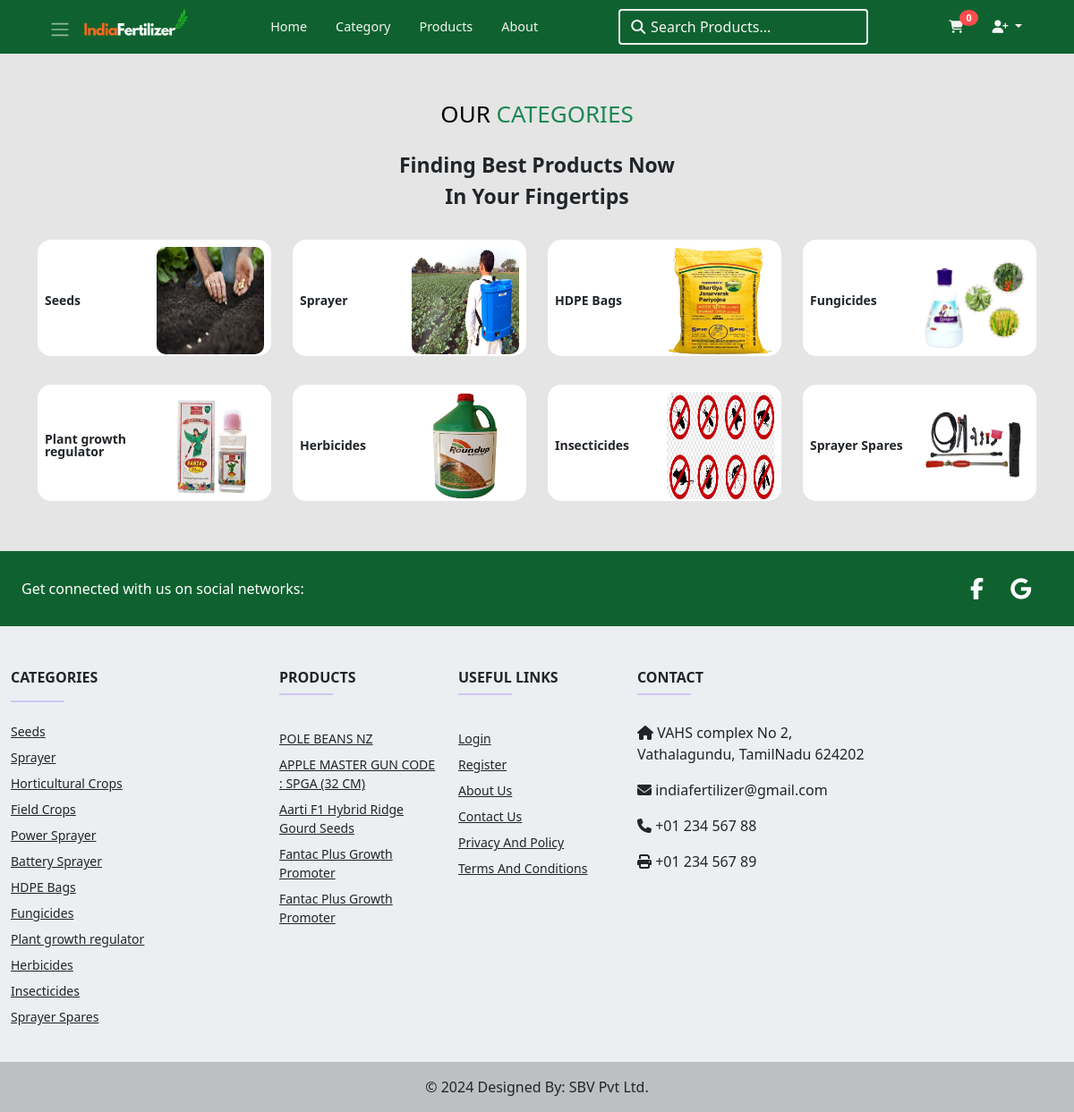
The page /categories on the database its author committed.
### shop/models.py (models this page shows, shortened)
class Category(MPTTModel):
    name = models.CharField(max_length=255)
    image = models.ImageField(upload_to=getFilename)
    parent = TreeForeignKey('self', on_delete=models.CASCADE, null=True, blank=True, related_name='children')
    slug = models.SlugField()
    class MPTTMeta:
        order_insertion_by = ['name']

class Product(models.Model):
    UNIT_CHOICES = [
    ( 'KG', 'KiloGram' ),
    ( 'G', 'Gram' ),
    ( 'MG', 'MilliGram' ),
    ( 'ML', 'MilliLiter' ),
    ( 'L', 'Liter' ),
    ( 'KL', 'KiloLiter' ),
    ]
    name = models.CharField(max_length=255)
    description = models.TextField()
    image = models.ImageField(upload_to=getFilename)
    image1 =models.ImageField(upload_to=getFilename, null=True, blank=True)
    image2 = models.ImageField(upload_to=getFilename, null=True, blank=True)
    weight = models.IntegerField(default=0)
    unit_of_messure = models.CharField(max_length=20, choices=UNIT_CHOICES)
    category = models.ForeignKey(Category, on_delete=models.CASCADE)
    brand = models.ForeignKey(Brand, on_delete=models.CASCADE)
    is_show = models.BooleanField(default=True, help_text='0 = Not show, 1 = Default')
    is_trend = models.BooleanField(default=False, help_text='0 = Default, 1 = Trend')
    view_count = models.PositiveBigIntegerField(default=0, null=True, blank=True)
    stock_qty = models.IntegerField(default=0, blank=True)
    mrp_price = models.DecimalField(default=0.0, max_digits=10, decimal_places=2)
    selling_price =  models.DecimalField(default=0.0, max_digits=10, decimal_places=2, editable=False)
    discount_price = models.DecimalField(default=0.0, max_digits=10, decimal_places=2, editable=False)
    demo_url = models.URLField(null=True, blank=True)
    recommandation = models.TextField(null=True, blank=True)
    benifits_and_features = models.TextField(null=True, blank=True)
    discount_percentage = models.IntegerField(default=0)
    created_at = models.DateTimeField(auto_now_add=True)
    updated_at = models.DateTimeField(auto_now=True)
    slug = models.SlugField()

### shop/views.py (the view)
# urls.py: path('categories', views.categories,name='categories'),
def categories(request, category_slug=None):
    context = get_context_data(request.user)
    categories = Category.objects.filter(parent=None)
    if category_slug:
        categories = Category.objects.get(slug=category_slug)
        categories = categories.get_children()
        if not categories:
            return redirect('products', category_slug)
    context['categories'] = categories
    return render(request, "shop/categories.html",context=context)

### shop/context_processors.py (called while the page is built)
def cart_count(request):
    if request.user.is_authenticated:
        cart_count = 0
    else:
        cart_count = 0
    return {'cart_count': cart_count}

def global_footer_context(request):
    category_list = Category.objects.all()
    return {'category_list': category_list}

def global_product_context(request):
    filtered_products = Product.objects.filter(is_show=1).order_by('?')[:5]
    cache.set('random_products', filtered_products, 300)
    return {'filtered_products': filtered_products}

### shop/views.py (called while the page is built)
def get_context_data(user=None):
    context = {
        'website_name' : 'indian fertilizer',
        'header' : True,
        'footer' : True,
        'cart_products' : None,
        'cart_count' : 0,
        'cart_product_slugs' : set()
    }
    if user.is_authenticated:
        cart_products = Cart.objects.filter(user=user)
        context['cart_products'] = cart_products
        context['cart_product_slugs'] = set(context['cart_products'].values_list('product__slug', flat=True))
        context['cart_count'] = cart_products.count()
    return context

### templates/shop/categories.html (shortened to what this page needs)
{% extends 'layouts/main.html' %}
{% load static %}
{% block styles %}
<link rel="stylesheet" href="{% static 'css/category.css' %}">
{% endblock styles %}
{% block content %}
{% include 'inc/category.html' %}
{% endblock %}

### templates/inc/category.html (shortened to what this page needs)
<div class="container mb-5" style="margin-top: 7rem; ">
    <div class=" d-flex justify-content-center align-items-center mt-5">
        <h4 class="about-heading">
            Our <b class="text-uppercase text-success">Categories</b>
        </h4>
    </div>
    <div class="d-flex justify-content-center mt-3"> <span class="text text-center">
        Finding Best Products Now<br> In Your Fingertips</span>
    </div>
    <div class="row mt-2 g-4 animate__animated animate__slideInLeft">
        {% for category in categories %}
        <div class="col-md-4 col-lg-3 card-boxing"
            onclick="redirect(`{% url 'categories' category.slug %}`)">
            <div class="card  p-0 mb-2">
                <a   href="#" class="text-decoration-none text-dark">
                    <div class="d-flex justify-content-between align-items-center p-2">
                        <div class="flex-column lh-1 imagename">
                            <span>{{category.name}}</span>
                        </div>
                        <div>
                            {% if category.image %}
                            <img src="{{category.image.url}}" alt="" height="120" width="120" />
                            {% endif %}
                        </div>
                    </div>
                </a>
            </div>
        </div>
        {% endfor %}
    </div>
</div>

### templates/inc/footer.html (shortened to what this page needs)
{% load static %}
<footer class=" text-lg-start text-dark mt-3" style="background-color: #eceff1">
  <section class="d-flex justify-content-between align-items-center p-4 footer-social ">
    <div class="me-5">
      <span class="text-white">Get connected with us on social networks:</span>
    </div>
    <div class="socio">
      <a href="#" class="text-white me-4 text-decoration-none">
        <i class="fab fa-facebook-f"></i>
      </a>
      <a href="#" class="text-white me-4 text-decoration-none">
        <i class="fab fa-google"></i>
      </a>
    </div>
  </section>
  <section class="section-links">
    <div class="container-fluid text-center text-md-start mt-5">
      <div class="row mt-3 text-center text-md-start">
        <div class="col-12 col-md-6 col-lg-3 mb-4">
          <h6 class="text-uppercase fw-bold text-align-center">Categories</h6>
          <hr class="mb-2 mt-0 d-inline-block mx-auto" style="width: 60px; background-color: #7c4dff; height: 2px" />
          <ul class="list-unstyled">
            {% for category in category_list %}
            <li class="my-2 align-items-center">
              <a href="{% url 'categories' category.slug %}" class="text-dark">{{category.name}}</a>
            </li>
            {% endfor %}
          </ul>
        </div>
        <div class="col-12 col-md-6 col-lg-2 mb-4">
          <h6 class="text-uppercase fw-bold">Products</h6>
          <hr class="mb-4 mt-0 d-inline-block mx-auto" style="width: 60px; background-color: #7c4dff; height: 2px" />
          <ul class="list-unstyled">
            {% for product in filtered_products %}
            <li class="my-2">
              <a href="{% url 'product_details' product.slug %}" class="text-dark">{{product.name}}</a>
            </li>
            {% endfor %}
          </ul>
        </div>
        <div class="col-12 col-md-6 col-lg-2 mb-4">
          <h6 class="text-uppercase fw-bold">Useful Links</h6>
          <hr class="mb-4 mt-0 d-inline-block mx-auto" style="width: 60px; background-color: #7c4dff; height: 2px" />
          <ul class="list-unstyled">
            {% if not user.is_authenticated %}
            <li class="my-2"><a href="{% url 'login' %}" class="text-dark">Login</a></li>
            <li class="my-2"><a href="{% url 'register' %}" class="text-dark">Register</a></li>
            {% endif %}
            <li class="my-2"><a href="{% url 'about' %}" class="text-dark">About Us</a></li>
            <li class="my-2"><a href="{% url 'help_us' %}" class="text-dark">Contact Us</a></li>
            <li class="my-2"><a href="{% url 'privacy_policy' %}" class="text-dark">Privacy And Policy</a></li>
            <li class="my-2"><a href="{% url 'terms_conditions' %}" class="text-dark">Terms And Conditions</a></li>
          </ul>
        </div>
        <div class="col-12 col-md-6 col-lg-3 mb-4">
          <h6 class="text-uppercase fw-bold">Contact</h6>
          <hr class="mb-4 mt-0 d-inline-block mx-auto" style="width: 60px; background-color: #7c4dff; height: 2px" />
          <p><i class="fas fa-home mr-3"></i> VAHS complex No 2, Vathalagundu, TamilNadu 624202</p>
          <p><i class="fas fa-envelope mr-3"></i> indiafertilizer@gmail.com</p>
          <p><i class="fas fa-phone mr-3"></i> +01 234 567 88</p>
          <p><i class="fas fa-print mr-3"></i> +01 234 567 89</p>
        </div>
      </div>
    </div>
  </section>
  <div class="text-center p-3" style="background-color: rgba(0, 0, 0, 0.2)">
    © 2024 Designed By: SBV Pvt Ltd.
  </div>
</footer>

### static/css/index.css (style rules this page uses)
* { padding: 0; margin: 0; box-sizing: border-box; }
:root { --bg-color: #e5e5e5; --primary-color: #0f622f; --secondary-color: #ff4c4c; --primary-font-color: whitesmoke; --secondary-font-color: #888; --width: 100px; --height: 120px; --quantity: 10; }
body { background-color: var(--bg-color); }
.text-success { color: var(--primary-color); text-decoration: none; }
.card { overflow: hidden; position: relative; transition: transform 0.3s, box-shadow 0.3s; }
ul { font-size: 0.9em; }
.about-heading { color: #000; font-weight: 300; text-align: center; position: relative; }

### static/css/category.css (style rules this page uses)
* { margin: 0; padding: 0 }
.text { font-size: 23px; font-weight: bold; }
.card { height: 130px; overflow: hidden; border: none; border-radius: 15px }
.imagename { font-size: 14px; font-weight: bold }

### templates/layouts/main.html (style rules this page uses)
body { user-select: none; }

### templates/inc/category.html (style rules this page uses)
.about-heading { color: #000; font-size: 26px; font-weight: 300; text-align: center; text-transform: uppercase; position: relative; }
.about-heading b { color: #ffc000; }
img { border-radius: 10px; }

### templates/inc/footer.html (style rules this page uses)
.footer-social { background-color: var(--primary-color); }
.section-links li { list-style: none; cursor: pointer; font-weight: 500; font-size: 14px; }
.footer-social a { font-size: 1.5rem; transition: color 0.3s ease-in-out; }

### rows shown on the page
Category: name "Seeds", shows a picture
Category: name "Sprayer", shows a picture
Category: name "HDPE Bags", shows a picture
Category: name "Fungicides", shows a picture
Category: name "Plant growth regulator", shows a picture
Category: name "Herbicides", shows a picture
Category: name "Insecticides", shows a picture
Category: name "Sprayer Spares", shows a picture
Category: name "Horticultural Crops"
Category: name "Field Crops"
Category: name "Power Sprayer"
Category: name "Battery Sprayer"
Product: name "POLE BEANS NZ"
Product: name "APPLE MASTER GUN CODE : SPGA (32 CM)"
Product: name "Aarti F1 Hybrid Ridge Gourd Seeds"
Product: name "Fantac Plus Growth Promoter"
Product: name "Fantac Plus Growth Promoter"

### other values the page prints
{{ cart_count }} "0"
